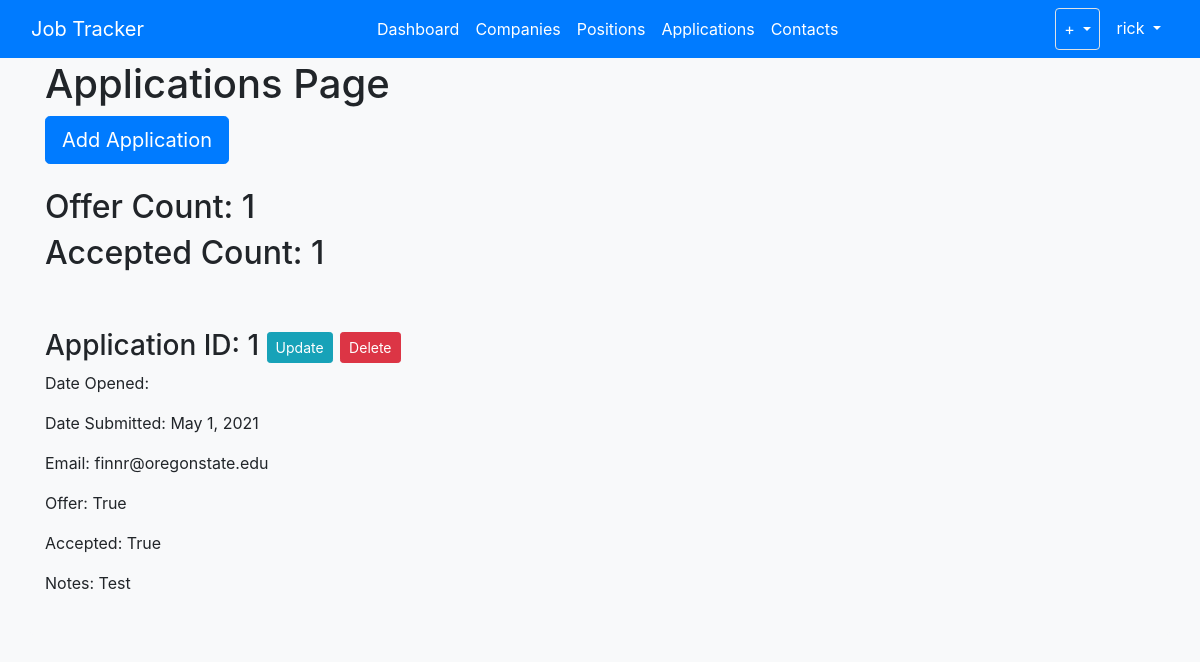
/applications/ (signed in), run on the app's committed database.
### jobs/models.py (models this page shows, shortened)
class Application(models.Model):
	user = models.ForeignKey(
		User,
		on_delete=models.CASCADE,
		default=1
		)
	position = models.ForeignKey(
		Position,
		on_delete=models.CASCADE
		)
	date_started = models.DateField(null=True, blank=True)
	date_submitted = models.DateField(null=True, blank=True)
	email_used = models.EmailField(null=True, blank=True, max_length=128)
	offer = models.BooleanField()
	accepted = models.BooleanField()
	notes = models.TextField(null=True, blank=True)

### jobs/views.py (the view)
# urls.py: path('applications/', ApplicationListView.as_view(), name='jobs-list-applications'),
class ApplicationListView(LoginRequiredMixin, ListView):
    model = Application
    template_name = 'jobs/applications.html'
    context_object_name = 'applications'
    fields = ['position', 'date_started', 'date_submitted', 'email_used', 'offer',
                'accepted', 'notes']
    def get_context_data(self, **kwargs):
        offer = Application.objects.all().filter(offer=True).count()
        accepted = Application.objects.all().filter(accepted=True).count()
        context = super().get_context_data(**kwargs)
        context['offer_count'] = offer
        context['accepted_count'] = accepted
        return context

### jobs/templates/jobs/applications.html
{% extends "jobs/base.html" %}
{% block content %}
    <h1>Applications Page</h1>
    <button type="button" class="btn btn-primary btn-lg" onclick="location.href='/applications/new'">Add Application</button></br></br>
    <h2>Offer Count: {{ offer_count }}</h2>
    <h2>Accepted Count: {{ accepted_count }}</h2></br></br>
	{% for application in applications %}
		<h3>Application ID: {{ application.id }}
            <a class="btn btn-sm btn-info" href="{% url 'jobs-update-application' application.id %}"> Update</a>
            <a class="btn btn-sm btn-danger" href="{% url 'jobs-delete-application' application.id %}"> Delete</a>
        </h3>
        <p>Date Opened: {{ application.date_opened }}</p>
        <p>Date Submitted: {{ application.date_submitted }}</p>
        <p>Email: {{ application.email_used }}</p>
        <p>Offer: {{ application.offer }}</p>
        <p>Accepted: {{ application.accepted }}</p>
        <p>Notes: {{ application.notes }}</p></br>
	{% endfor %}
{% endblock content %}

### jobs/templates/jobs/base.html (shortened to what this page needs)
{% load static %}
<!DOCTYPE html>
<html>
<head>
    <link rel="stylesheet" href="https://cdn.jsdelivr.net/npm/bootstrap@4.5.3/dist/css/bootstrap.min.css">
    <link rel="stylesheet" type="text/css" href="{% static 'jobs/style.css' %}">
</head>
<body class="h-100 bg-light">
	<nav class="navbar navbar-expand-lg navbar-dark bg-primary fixed-top">
		<div class="container-fluid">
			<a class="navbar-brand" href="/">Job Tracker</a>
			<div class="collapse navbar-collapse" id="expandMenu">
				<ul class="navbar-nav mr-auto">
					{% if request.user.is_authenticated %}
					<li class="nav-item">
						<a class="nav-link active" aria-current="page" href="/">Dashboard</a>
					</li>
					<li class="nav-item">
						<a class="nav-link active" href="{% url 'jobs-companies' %}">Companies</a>
					</li>
					<li class="nav-item">
						<a class="nav-link active" href="{% url 'jobs-list-positions' %}">Positions</a>
					</li>
					<li class="nav-item">
						<a class="nav-link active" href="{% url 'jobs-list-applications' %}">Applications</a>
					</li>
					<li class="nav-item">
						<a class="nav-link active" href="/contacts">Contacts</a>
					</li>
					{% endif %}
				</ul>
				<ul class="navbar-nav">
					{% if request.user.is_authenticated %}
					<li class="dropdown border rounded">
						<a class="nav-link active dropdown-toggle" href="#" id="navbarDropdownMenuLink" role="button" data-bs-toggle="dropdown" aria-expanded="false"> + </a>
					</li>
					<li class="dropdown ml-2">
						<a class="nav-link active dropdown-toggle" href="#" id="navbarDropdownMenuLink" role="button" data-bs-toggle="dropdown" aria-expanded="false"> {{ request.user.username }} </a>
					</li>
					{% endif %}
				</ul>
			</div>
		</div>
	</nav>
	<div class="container bg-light rounded">
		{% block content %}{% endblock %}
	</div>
</body>
</html>

### jobs/static/jobs/style.css (style rules this page uses)
body { padding-top: 60px; }

### data on the page
Application: id "1", date_submitted "May 1, 2021", email_used "finnr@oregonstate.edu", offer "True", accepted "True", notes "Test"

### other printed values
{{ request.user.username }} "rick"
{{ offer_count }} "1"
{{ accepted_count }} "1"
